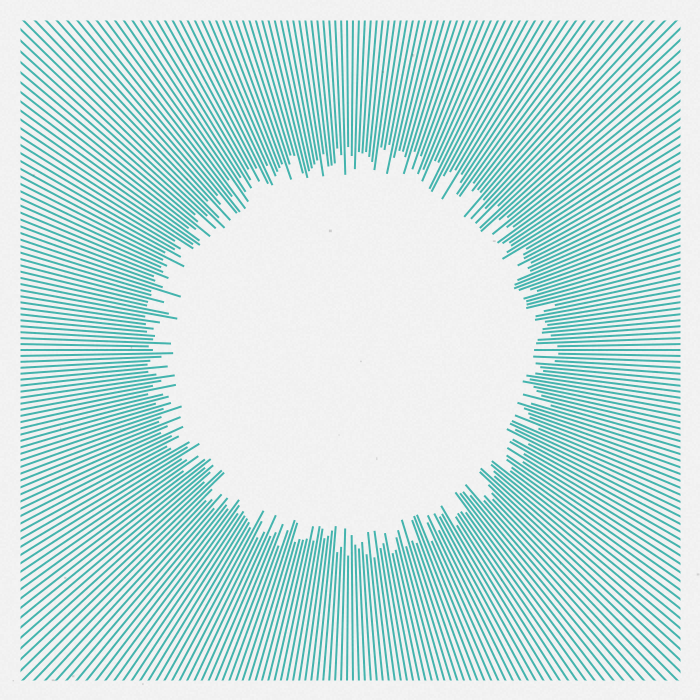
Frame 1 (no input)
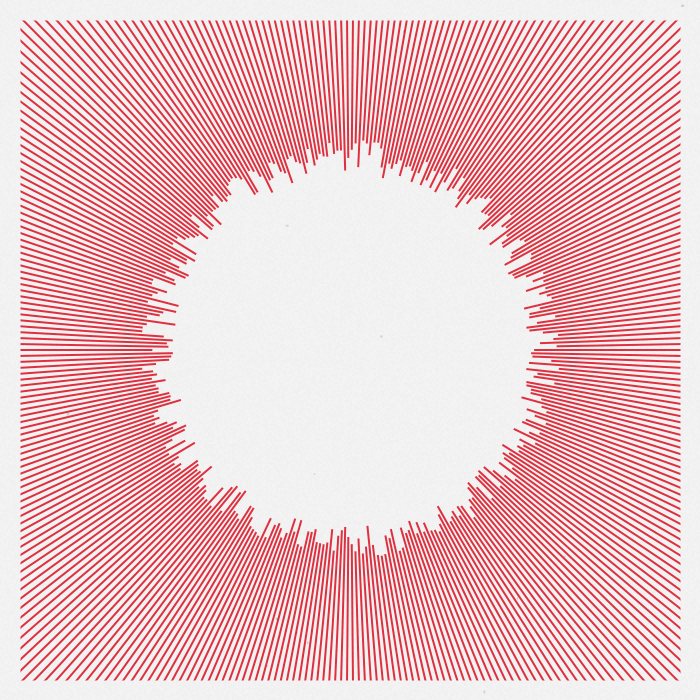
Frame 2 (the mouse pressed at the canvas centre, redrawn once)

The Processing sketch that drew these frames (run headless with seeded random() and noise(); the mouse was pressed at the canvas centre and the sketch redrawn once):

// Processing sketch: processing_169500
// ── processing_169500.pde

/////////////////////////// //<>//
//                       //
//   -~=Manoylov AC=~-   //
//                       //
///////////////////////////
//
// Based on:
// http://thedotisblack.tumblr.com/image/101074867530
// http://thedotisblack.tumblr.com/image/96350538650
//
// Controls:
// LeftMouseClick   - redraw with new xPos and yPos
//
/////////////////////////////////////////////////

color clr [] = {#EA2D3D, #42BCB5};

void setup() {
  size(700, 700);
  noStroke();
  noLoop();
}

void draw() {  
  background(255);
  pushMatrix();
  translate(width/2, height/2);
  fill(clr[int(random(clr.length))]);
  drawRectWheel(350, width * 1.5, 2, 350, 35, 0);
  popMatrix();

  stroke(255);
  noFill();
  strokeWeight(40);
  rect(0, 0, width, height);

  paper(20);
}

void drawRectWheel(float inDiam, float outDiam, float rectWidth, int countOfRect, float inDiamRndmz, float outDiamRndmz) {
  inDiam /= 2;
  outDiam /= 2;
  float angle = 0;
  float xx, yy;
  float wdthBuf = outDiam - inDiam;
  float step = radians(360./countOfRect);
 
  while (angle < TWO_PI) {      
    xx = cos(angle) * inDiam;
    yy = sin(angle) * inDiam;
    pushMatrix();
    translate(xx, yy);
    rotate(angle);
    angle+=step;
    float inDiamRndm  = random(0, inDiamRndmz);
    float outDiamRndm = random(-outDiamRndmz, 0);

    if (outDiamRndmz == 0) {
      rect(inDiamRndm, -rectWidth/2., wdthBuf - inDiamRndm, rectWidth);
    } else {
      rect(inDiamRndm, -rectWidth/2., wdthBuf + outDiamRndm - inDiamRndm, rectWidth);
    }
    popMatrix();
  }
}

void mousePressed() {
  redraw();
}

void paper(int in_val) {
  noStroke();
  for (int i = 0; i<width-1; i+=2) {
    for (int j = 0; j<height-1; j+=2) {
      fill(random(85-25, 85+25), in_val);
      rect(i, j, 2, 2);
    }
  }
  for (int i = 0; i<20; i++) {
    fill(random(40, 60), random(in_val*2, in_val*2.5));
    rect(random(0, width), random(0, height), random(1, 3), random(1, 3));
  }
}
